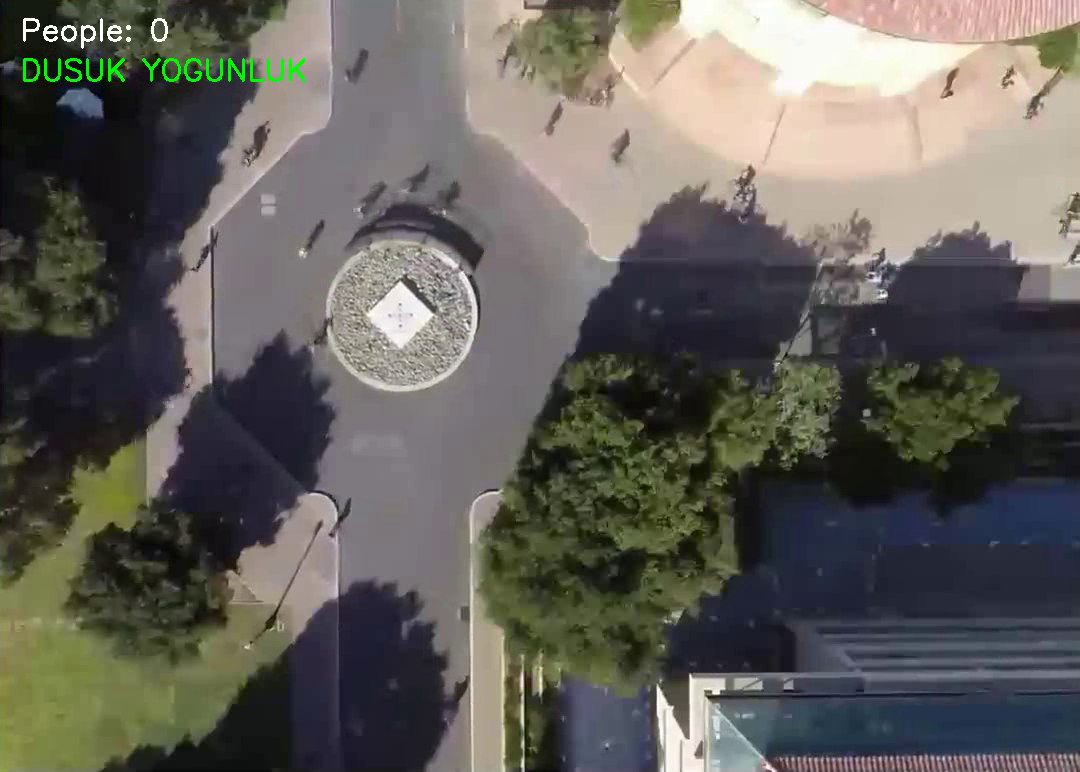
#> input picture frame 8 of VideoSegmentationProject/VideoSegmentationProject/outputs/output.avi, 1080 x 772 px, given in place of projectdata.mp4, which was not available
$ python main.py
#> lines starting #> are read from the running program, lines starting #| are printed output that depends on the picture; after the words box and inside, x2 and y2 are one past the last pixel; in counts of white or black regions, pixels touching at a corner belong together; pictures that were not available may be replaced by others from this repository, and a replacement may not be noted
import cv2
import numpy as np
import matplotlib
matplotlib.use("TkAgg")
import matplotlib.pyplot as plt
import os

# ---------------- PATHS ----------------
BASE_DIR = os.path.dirname(os.path.abspath(__file__))

video_path = os.path.join(BASE_DIR, "data/projectdata.mp4")
output_video_path = os.path.join(BASE_DIR, "outputs/output.avi")
graph_path = os.path.join(BASE_DIR, "report_images/graph.png")
frame_dir = os.path.join(BASE_DIR, "report_images/frames")

os.makedirs(os.path.dirname(output_video_path), exist_ok=True)
os.makedirs(os.path.dirname(graph_path), exist_ok=True)
os.makedirs(frame_dir, exist_ok=True)

# ---------------- VIDEO ----------------
cap = cv2.VideoCapture(video_path)

if not cap.isOpened():
    raise RuntimeError("Video açılamadı")

fps = cap.get(cv2.CAP_PROP_FPS)
if fps <= 1:
    fps = 25

fgbg = cv2.createBackgroundSubtractorMOG2(500, 50, False)
kernel = cv2.getStructuringElement(cv2.MORPH_ELLIPSE, (3, 3))

ret, frame = cap.read()
#> frame is the input picture: shape (772, 1080, 3); mean B, G, R 90.2, 95.9, 98.5
frame = cv2.transpose(frame)
#> frame: shape (1080, 772, 3)
frame = cv2.flip(frame, 1)

h, w = frame.shape[:2]
cap.set(cv2.CAP_PROP_POS_FRAMES, 0)

# ---------------- WRITER ----------------
writer = cv2.VideoWriter(
    output_video_path,
    cv2.VideoWriter_fourcc(*"XVID"),
    fps,
    (w, h)
)

counts = []
frames = []
i = 0

while True:
    ret, frame = cap.read()
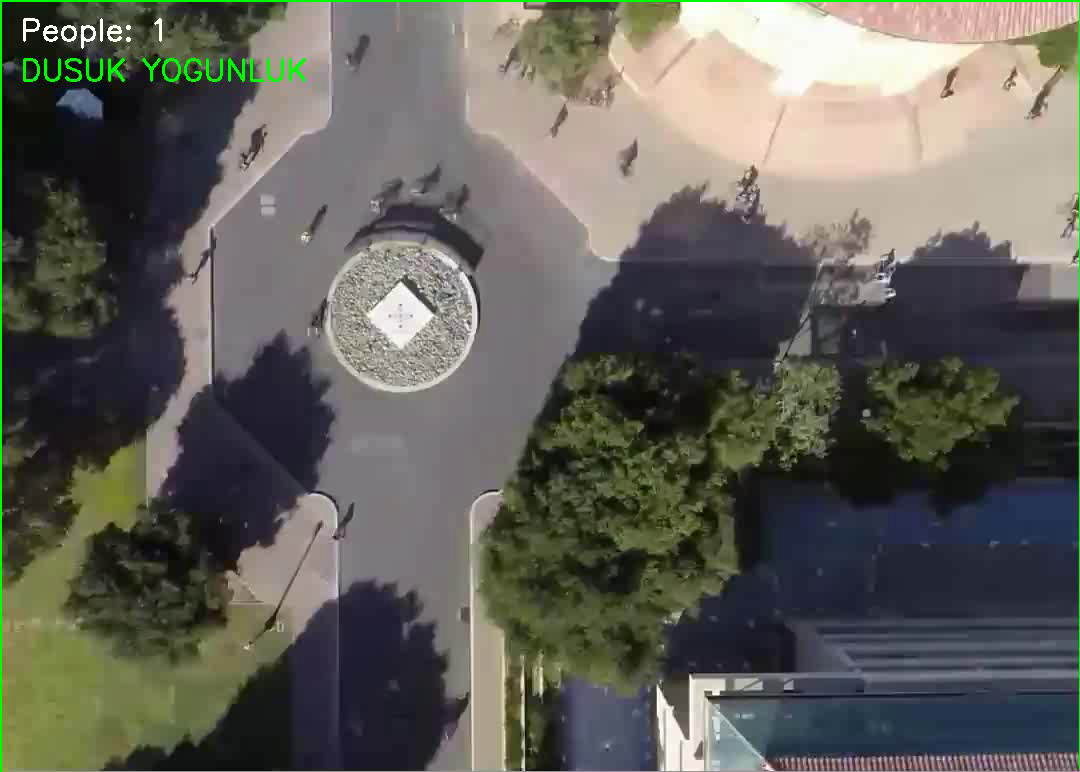
#> input picture frame 0 of VideoSegmentationProject/VideoSegmentationProject/outputs/output.avi, 1080 x 772 px, given in place of projectdata.mp4, which was not available
#> frame is the input picture: shape (772, 1080, 3); mean B, G, R 89.4, 96.7, 97.7
    if not ret:
        break

    frame = cv2.transpose(frame)
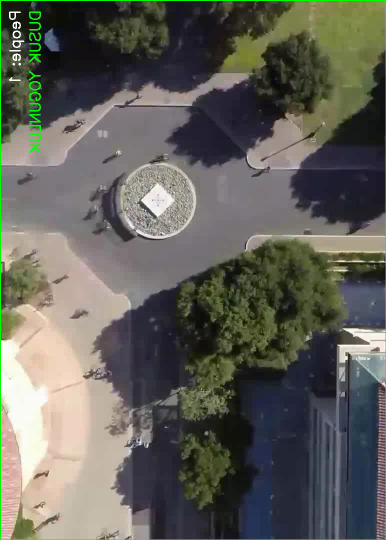
#> frame: shape (1080, 772, 3) (shown at 1/2 size); mean B, G, R 89.4, 96.7, 97.7
    frame = cv2.flip(frame, 1)
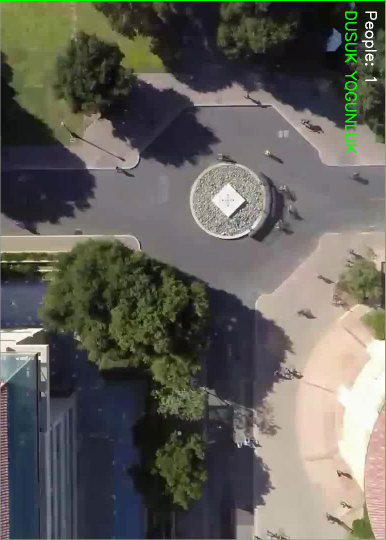
#> frame: shape (1080, 772, 3) (shown at 1/2 size); mean B, G, R 89.4, 96.7, 97.7
    frame = cv2.resize(frame, (w, h))

    mask = fgbg.apply(frame)
#> mask: shape (1080, 772); every value is 255
    _, mask = cv2.threshold(mask, 180, 255, cv2.THRESH_BINARY)
    mask = cv2.morphologyEx(mask, cv2.MORPH_CLOSE, kernel, 2)

    contours, _ = cv2.findContours(mask, cv2.RETR_EXTERNAL, cv2.CHAIN_APPROX_SIMPLE)
#> contours = [[[0, 0], [0, 1079], [771, 1079], [771, 0]]]

    person_count = 0

    for c in contours:
        if cv2.contourArea(c) > 150:
            x, y, ww, hh = cv2.boundingRect(c)
            cv2.rectangle(frame, (x, y), (x + ww, y + hh), (0, 255, 0), 2)
            person_count += 1
#> this loop made 1 pass
#> (c, x, y, ww, hh, person_count) on pass 1: ([[0, 0], [0, 1079], [771, 1079], [771, 0]], 0, 0, 772, 1080, 1)
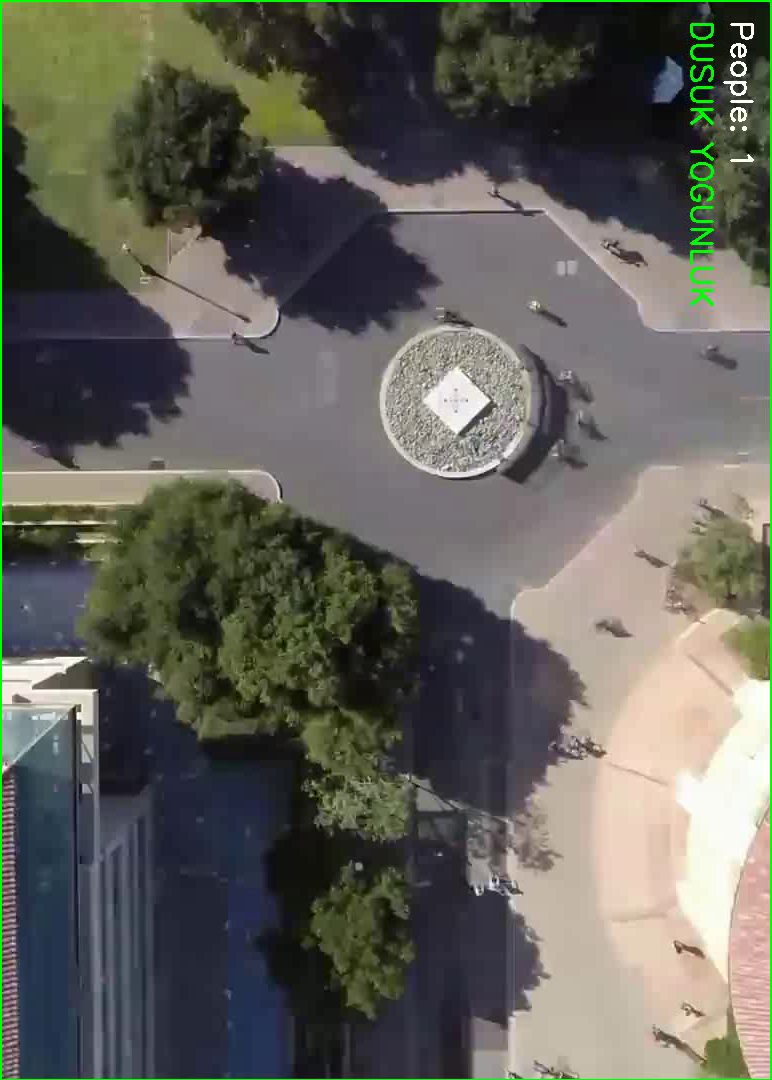
#> frame: shape (1080, 772, 3); 0.64% of pixels changed, all inside (x1, y1, x2, y2) = (0, 0, 772, 1080)
#> after the loop, person_count = 1

    # ---------------- YOĞUNLUK ----------------
    if person_count < 3:
        text = "DUSUK YOGUNLUK"
        color = (0, 255, 0)
    elif person_count < 8:
        text = "ORTA YOGUNLUK"
        color = (0, 255, 255)
    else:
        text = "YUKSEK YOGUNLUK"
        color = (0, 0, 255)

    cv2.putText(frame, f"People: {person_count}", (20, 40),
                cv2.FONT_HERSHEY_SIMPLEX, 1, (255, 255, 255), 2)

    cv2.putText(frame, text, (20, 80),
                cv2.FONT_HERSHEY_SIMPLEX, 1, color, 2)

    # ---------------- SAVE VIDEO ----------------
    writer.write(frame)

    # ---------------- SAVE FRAME (HER 10 FRAME) ----------------
    if i % 10 == 0:
        cv2.imwrite(
            os.path.join(frame_dir, f"frame_{i}.jpg"),
            frame
        )

    counts.append(person_count)
    frames.append(i)

    # ---------------- SHOW ----------------
    cv2.imshow("Video", frame)
    cv2.imshow("Mask", mask)

    key = cv2.waitKey(1) & 0xFF
#> (key q is pressed here)

    # Q = çık
    if key == ord('q'):
        break

    if key == 27:
        break

    i += 1

cap.release()
writer.release()
cv2.destroyAllWindows()

# ---------------- GRAPH ----------------
plt.figure(figsize=(10, 5))
plt.plot(frames, counts)
plt.title("Insan Yogunlugu Analizi")
plt.xlabel("Frame")
plt.ylabel("Kisi Sayisi")
plt.grid(True)
plt.tight_layout()

plt.savefig(graph_path, dpi=300)
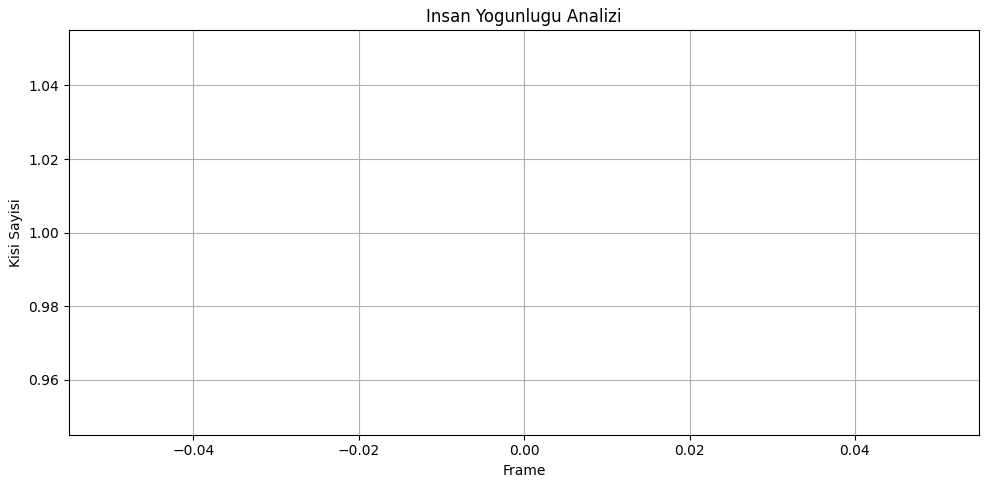
#> figure drawn by matplotlib, 1 panel
plt.show()
plt.close()

# ---------------- RESULT ----------------
avg = np.mean(counts)
#> avg = 1

if avg < 3:
    result = "DUSUK YOGUNLUK"
elif avg < 8:
    result = "ORTA YOGUNLUK"
else:
    result = "YUKSEK YOGUNLUK"

print("\nAVG:", avg)
#| AVG: 1.0
print("RESULT:", result)
print("GRAPH:", graph_path)
print("FRAMES SAVED TO:", frame_dir)

$ run again, starting later in the video
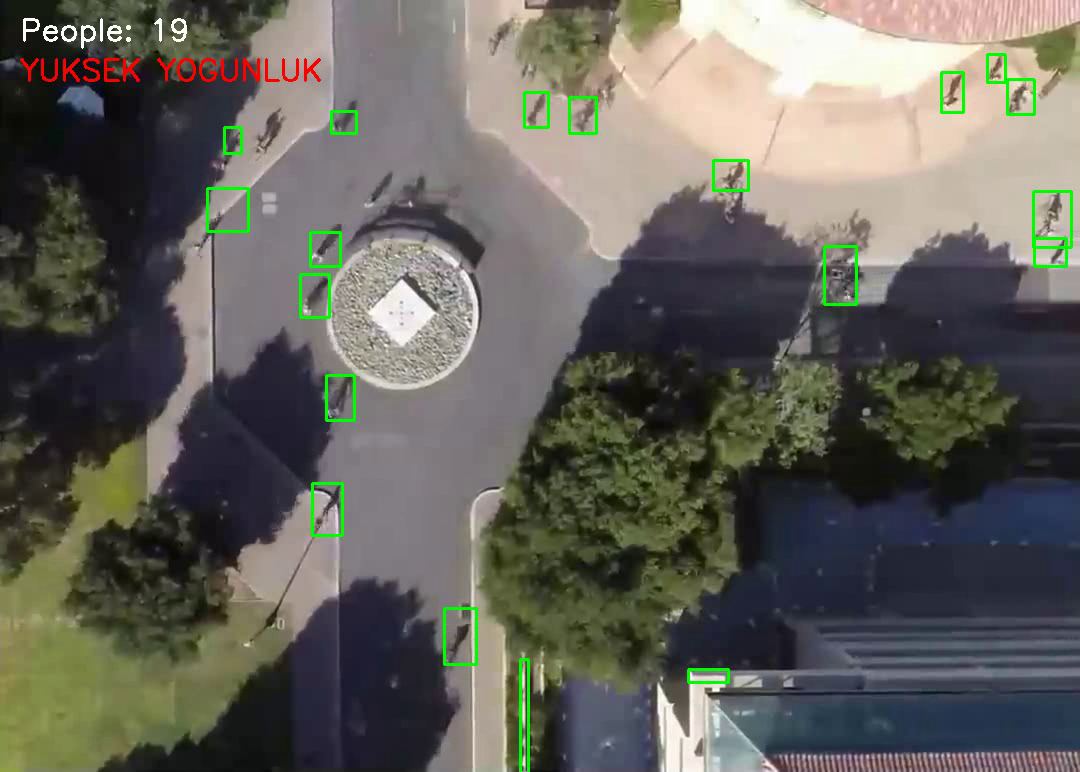
#> input picture frame 37 of VideoSegmentationProject/VideoSegmentationProject/outputs/output.avi, 1080 x 772 px, given in place of projectdata.mp4, which was not available
#> frame is the input picture: shape (772, 1080, 3); mean B, G, R 91.5, 98.9, 100.5
#> `frame = cv2.flip(frame, 1)`:
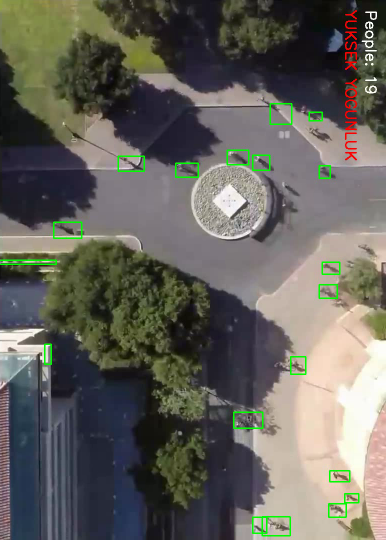
#> frame: shape (1080, 772, 3) (shown at 1/2 size); mean B, G, R 91.5, 98.9, 100.5
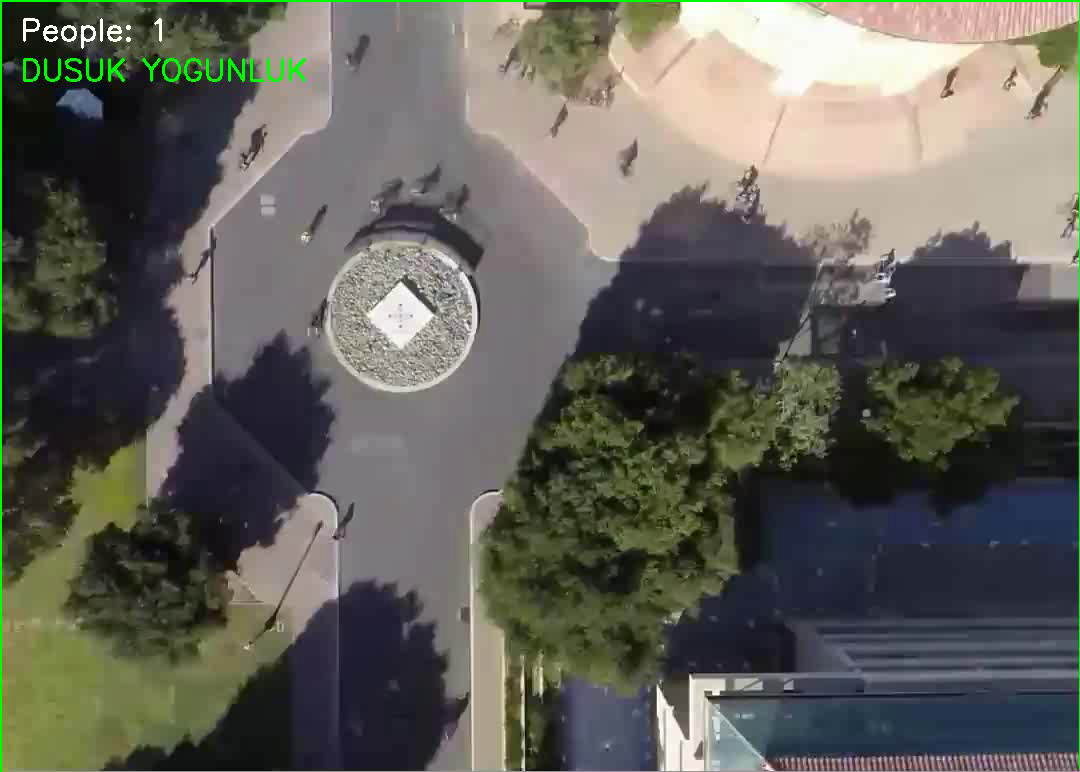
#> input picture frame 0 of VideoSegmentationProject/VideoSegmentationProject/outputs/output.avi, 1080 x 772 px, given in place of projectdata.mp4, which was not available
#> frame is the input picture: shape (772, 1080, 3); mean B, G, R 89.4, 96.7, 97.7
#> mask: shape (1080, 772); every value is 255
#> contours = [[[0, 0], [0, 1079], [771, 1079], [771, 0]]]
#> the loop `for c in contours:` made 1 pass
#> (c, x, y, ww, hh, person_count) on pass 1: ([[0, 0], [0, 1079], [771, 1079], [771, 0]], 0, 0, 772, 1080, 1)
#> after the loop `for c in contours:`: person_count = 1
#| AVG: 1.0

$ run again, starting later in the video
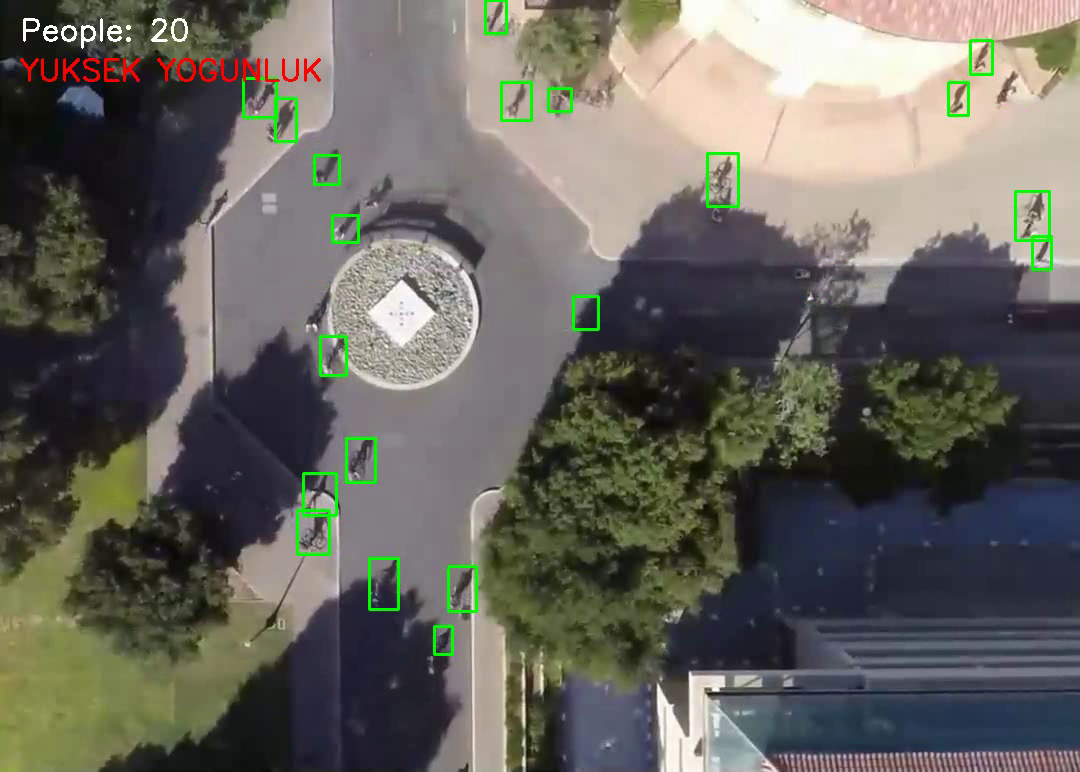
#> input picture frame 67 of VideoSegmentationProject/VideoSegmentationProject/outputs/output.avi, 1080 x 772 px, given in place of projectdata.mp4, which was not available
#> frame is the input picture: shape (772, 1080, 3); mean B, G, R 93.4, 100.6, 102.4
#> `frame = cv2.flip(frame, 1)`:
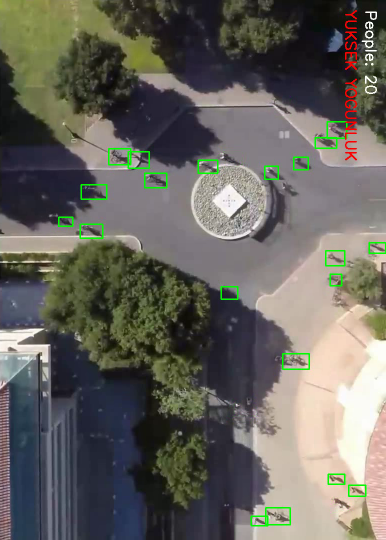
#> frame: shape (1080, 772, 3) (shown at 1/2 size); mean B, G, R 93.4, 100.6, 102.4
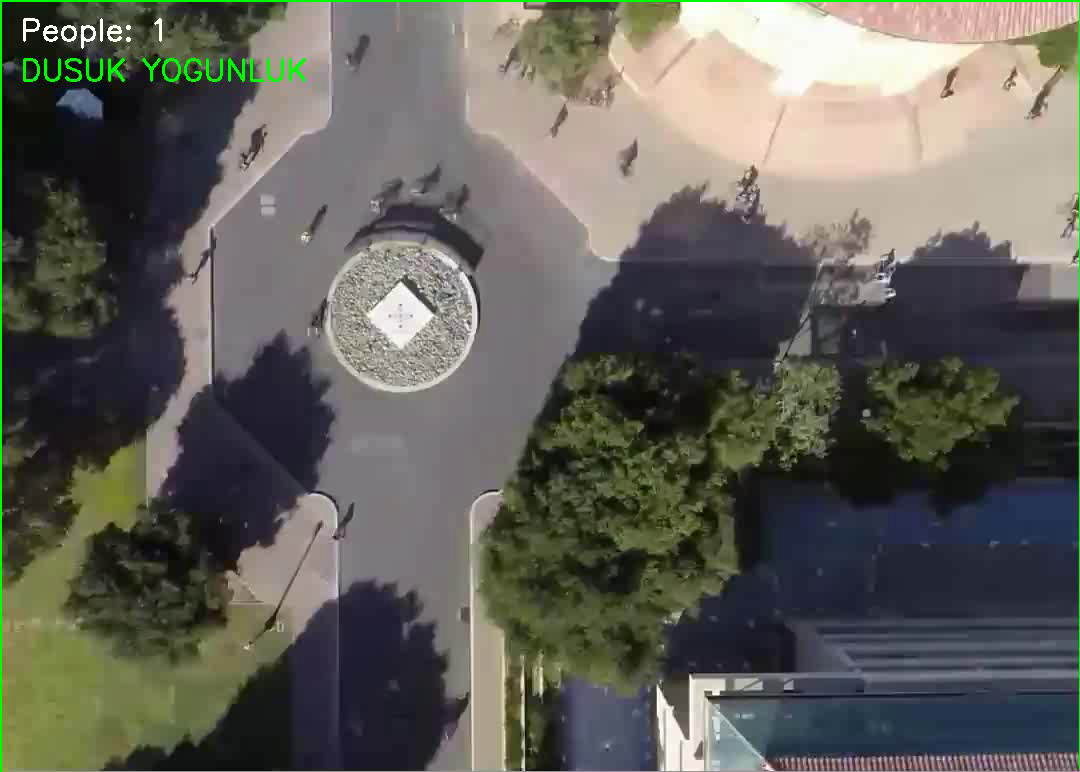
#> input picture frame 0 of VideoSegmentationProject/VideoSegmentationProject/outputs/output.avi, 1080 x 772 px, given in place of projectdata.mp4, which was not available
#> frame is the input picture: shape (772, 1080, 3); mean B, G, R 89.4, 96.7, 97.7
#> mask: shape (1080, 772); every value is 255
#> contours = [[[0, 0], [0, 1079], [771, 1079], [771, 0]]]
#> the loop `for c in contours:` made 1 pass
#> (c, x, y, ww, hh, person_count) on pass 1: ([[0, 0], [0, 1079], [771, 1079], [771, 0]], 0, 0, 772, 1080, 1)
#> after the loop `for c in contours:`: person_count = 1
#| AVG: 1.0
